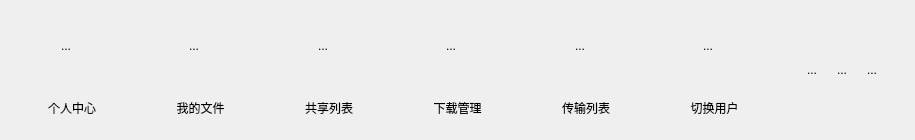
<?xml version="1.0" encoding="UTF-8"?>
<ui version="4.0">
 <class>log_navigation</class>
 <widget class="QWidget" name="log_navigation">
  <property name="geometry">
   <rect>
    <x>0</x>
    <y>0</y>
    <width>915</width>
    <height>140</height>
   </rect>
  </property>
  <property name="windowTitle">
   <string>Form</string>
  </property>
  <layout class="QHBoxLayout" name="horizontalLayout_3">
   <item>
    <widget class="QWidget" name="widget" native="true">
     <layout class="QHBoxLayout" name="horizontalLayout_2">
      <property name="leftMargin">
       <number>0</number>
      </property>
      <property name="topMargin">
       <number>0</number>
      </property>
      <property name="rightMargin">
       <number>0</number>
      </property>
      <property name="bottomMargin">
       <number>0</number>
      </property>
      <item>
       <widget class="QWidget" name="widget_8" native="true">
        <layout class="QVBoxLayout" name="verticalLayout_6">
         <property name="leftMargin">
          <number>0</number>
         </property>
         <property name="topMargin">
          <number>0</number>
         </property>
         <property name="rightMargin">
          <number>0</number>
         </property>
         <property name="bottomMargin">
          <number>0</number>
         </property>
         <item>
          <widget class="QToolButton" name="toolButton_9">
           <property name="minimumSize">
            <size>
             <width>110</width>
             <height>70</height>
            </size>
           </property>
           <property name="text">
            <string>...</string>
           </property>
           <property name="icon">
            <iconset resource="qsr.qrc">
             <normaloff>:/qrc/user.png</normaloff>:/qrc/user.png</iconset>
           </property>
           <property name="iconSize">
            <size>
             <width>60</width>
             <height>60</height>
            </size>
           </property>
           <property name="autoRaise">
            <bool>true</bool>
           </property>
          </widget>
         </item>
         <item>
          <widget class="QLabel" name="label_6">
           <property name="minimumSize">
            <size>
             <width>110</width>
             <height>20</height>
            </size>
           </property>
           <property name="text">
            <string>个人中心</string>
           </property>
           <property name="alignment">
            <set>Qt::AlignCenter</set>
           </property>
          </widget>
         </item>
        </layout>
       </widget>
      </item>
      <item>
       <widget class="QWidget" name="widget_3" native="true">
        <layout class="QVBoxLayout" name="verticalLayout">
         <property name="leftMargin">
          <number>0</number>
         </property>
         <property name="topMargin">
          <number>0</number>
         </property>
         <property name="rightMargin">
          <number>0</number>
         </property>
         <property name="bottomMargin">
          <number>0</number>
         </property>
         <item>
          <widget class="QToolButton" name="toolButton_4">
           <property name="minimumSize">
            <size>
             <width>110</width>
             <height>70</height>
            </size>
           </property>
           <property name="text">
            <string>...</string>
           </property>
           <property name="icon">
            <iconset resource="qsr.qrc">
             <normaloff>:/qrc/Cloud_disk.png</normaloff>:/qrc/Cloud_disk.png</iconset>
           </property>
           <property name="iconSize">
            <size>
             <width>60</width>
             <height>60</height>
            </size>
           </property>
           <property name="autoRaise">
            <bool>true</bool>
           </property>
          </widget>
         </item>
         <item>
          <widget class="QLabel" name="label">
           <property name="text">
            <string>我的文件</string>
           </property>
           <property name="alignment">
            <set>Qt::AlignCenter</set>
           </property>
          </widget>
         </item>
        </layout>
       </widget>
      </item>
      <item>
       <widget class="QWidget" name="widget_4" native="true">
        <layout class="QVBoxLayout" name="verticalLayout_2">
         <property name="leftMargin">
          <number>0</number>
         </property>
         <property name="topMargin">
          <number>0</number>
         </property>
         <property name="rightMargin">
          <number>0</number>
         </property>
         <property name="bottomMargin">
          <number>0</number>
         </property>
         <item>
          <widget class="QToolButton" name="toolButton_5">
           <property name="minimumSize">
            <size>
             <width>110</width>
             <height>70</height>
            </size>
           </property>
           <property name="text">
            <string>...</string>
           </property>
           <property name="icon">
            <iconset resource="qsr.qrc">
             <normaloff>:/qrc/share_disk.png</normaloff>:/qrc/share_disk.png</iconset>
           </property>
           <property name="iconSize">
            <size>
             <width>60</width>
             <height>60</height>
            </size>
           </property>
           <property name="autoRaise">
            <bool>true</bool>
           </property>
          </widget>
         </item>
         <item>
          <widget class="QLabel" name="label_2">
           <property name="text">
            <string>共享列表</string>
           </property>
           <property name="alignment">
            <set>Qt::AlignCenter</set>
           </property>
          </widget>
         </item>
        </layout>
       </widget>
      </item>
      <item>
       <widget class="QWidget" name="widget_5" native="true">
        <layout class="QVBoxLayout" name="verticalLayout_3">
         <property name="leftMargin">
          <number>0</number>
         </property>
         <property name="topMargin">
          <number>0</number>
         </property>
         <property name="rightMargin">
          <number>0</number>
         </property>
         <property name="bottomMargin">
          <number>0</number>
         </property>
         <item>
          <widget class="QToolButton" name="toolButton_6">
           <property name="minimumSize">
            <size>
             <width>110</width>
             <height>70</height>
            </size>
           </property>
           <property name="text">
            <string>...</string>
           </property>
           <property name="icon">
            <iconset resource="qsr.qrc">
             <normaloff>:/qrc/download.png</normaloff>:/qrc/download.png</iconset>
           </property>
           <property name="iconSize">
            <size>
             <width>60</width>
             <height>60</height>
            </size>
           </property>
           <property name="autoRaise">
            <bool>true</bool>
           </property>
          </widget>
         </item>
         <item>
          <widget class="QLabel" name="label_3">
           <property name="text">
            <string>下载管理</string>
           </property>
           <property name="alignment">
            <set>Qt::AlignCenter</set>
           </property>
          </widget>
         </item>
        </layout>
       </widget>
      </item>
      <item>
       <widget class="QWidget" name="widget_6" native="true">
        <layout class="QVBoxLayout" name="verticalLayout_4">
         <property name="leftMargin">
          <number>0</number>
         </property>
         <property name="topMargin">
          <number>0</number>
         </property>
         <property name="rightMargin">
          <number>0</number>
         </property>
         <property name="bottomMargin">
          <number>0</number>
         </property>
         <item>
          <widget class="QToolButton" name="toolButton_7">
           <property name="minimumSize">
            <size>
             <width>110</width>
             <height>70</height>
            </size>
           </property>
           <property name="text">
            <string>...</string>
           </property>
           <property name="icon">
            <iconset resource="qsr.qrc">
             <normaloff>:/qrc/transmission.png</normaloff>:/qrc/transmission.png</iconset>
           </property>
           <property name="iconSize">
            <size>
             <width>60</width>
             <height>60</height>
            </size>
           </property>
           <property name="autoRaise">
            <bool>true</bool>
           </property>
          </widget>
         </item>
         <item>
          <widget class="QLabel" name="label_4">
           <property name="text">
            <string>传输列表</string>
           </property>
           <property name="alignment">
            <set>Qt::AlignCenter</set>
           </property>
          </widget>
         </item>
        </layout>
       </widget>
      </item>
      <item>
       <widget class="QWidget" name="widget_7" native="true">
        <layout class="QVBoxLayout" name="verticalLayout_5">
         <property name="leftMargin">
          <number>0</number>
         </property>
         <property name="topMargin">
          <number>0</number>
         </property>
         <property name="rightMargin">
          <number>0</number>
         </property>
         <property name="bottomMargin">
          <number>0</number>
         </property>
         <item>
          <widget class="QToolButton" name="toolButton_8">
           <property name="minimumSize">
            <size>
             <width>110</width>
             <height>70</height>
            </size>
           </property>
           <property name="text">
            <string>...</string>
           </property>
           <property name="icon">
            <iconset resource="qsr.qrc">
             <normaloff>:/qrc/switch.png</normaloff>:/qrc/switch.png</iconset>
           </property>
           <property name="iconSize">
            <size>
             <width>60</width>
             <height>60</height>
            </size>
           </property>
           <property name="autoRaise">
            <bool>true</bool>
           </property>
          </widget>
         </item>
         <item>
          <widget class="QLabel" name="label_5">
           <property name="text">
            <string>切换用户</string>
           </property>
           <property name="alignment">
            <set>Qt::AlignCenter</set>
           </property>
          </widget>
         </item>
        </layout>
       </widget>
      </item>
      <item>
       <widget class="QWidget" name="widget_2" native="true">
        <layout class="QVBoxLayout" name="verticalLayout_7">
         <item>
          <widget class="QWidget" name="widget_9" native="true">
           <layout class="QHBoxLayout" name="horizontalLayout">
            <item>
             <widget class="QToolButton" name="toolButton">
              <property name="text">
               <string>...</string>
              </property>
              <property name="icon">
               <iconset resource="qsr.qrc">
                <normaloff>:/qrc/log_reduce.png</normaloff>:/qrc/log_reduce.png</iconset>
              </property>
              <property name="iconSize">
               <size>
                <width>30</width>
                <height>30</height>
               </size>
              </property>
              <property name="autoRaise">
               <bool>true</bool>
              </property>
             </widget>
            </item>
            <item>
             <widget class="QToolButton" name="toolButton_2">
              <property name="text">
               <string>...</string>
              </property>
              <property name="icon">
               <iconset resource="qsr.qrc">
                <normaloff>:/qrc/log_amplify.png</normaloff>:/qrc/log_amplify.png</iconset>
              </property>
              <property name="iconSize">
               <size>
                <width>30</width>
                <height>30</height>
               </size>
              </property>
              <property name="autoRaise">
               <bool>true</bool>
              </property>
             </widget>
            </item>
            <item>
             <widget class="QToolButton" name="toolButton_3">
              <property name="text">
               <string>...</string>
              </property>
              <property name="icon">
               <iconset resource="qsr.qrc">
                <normaloff>:/qrc/close.png</normaloff>:/qrc/close.png</iconset>
              </property>
              <property name="iconSize">
               <size>
                <width>30</width>
                <height>30</height>
               </size>
              </property>
              <property name="autoRaise">
               <bool>true</bool>
              </property>
             </widget>
            </item>
           </layout>
          </widget>
         </item>
        </layout>
       </widget>
      </item>
     </layout>
    </widget>
   </item>
  </layout>
 </widget>
 <resources>
  <include location="qsr.qrc"/>
 </resources>
 <connections/>
</ui>
